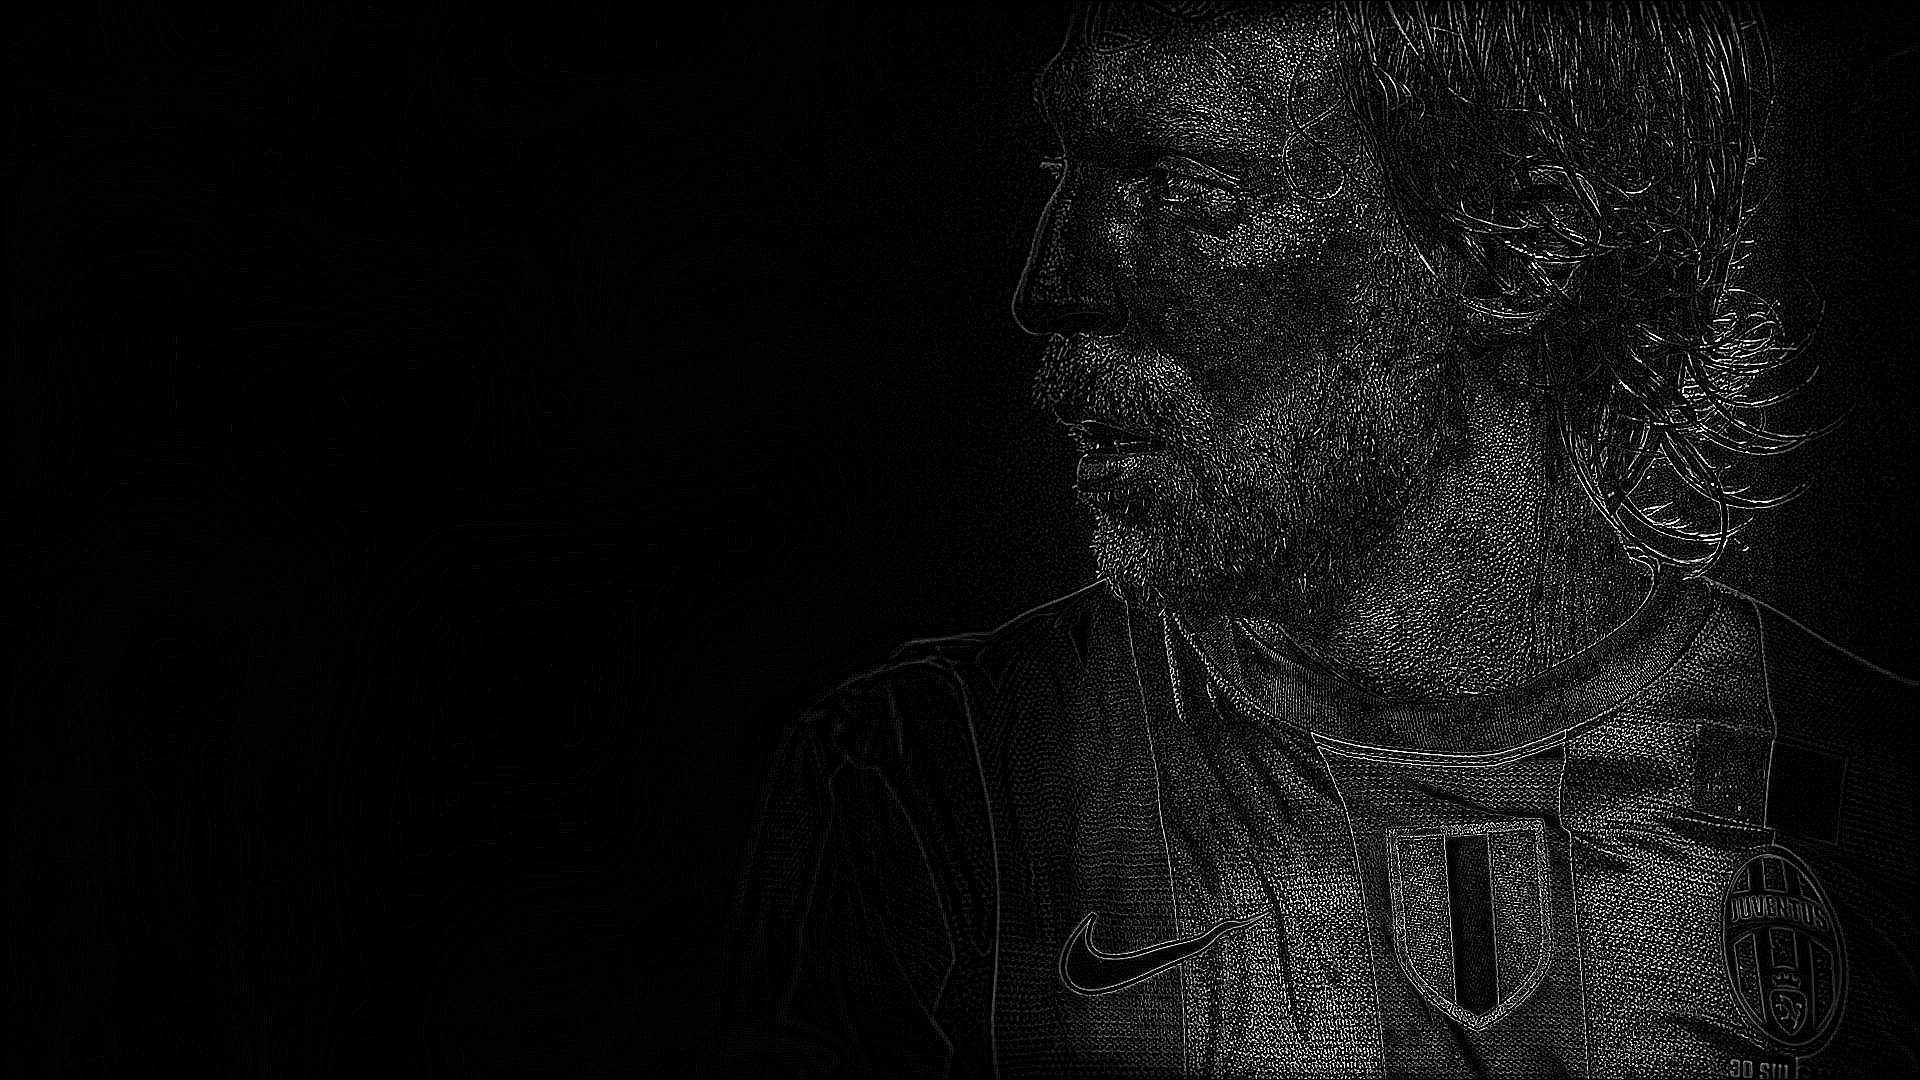

Here is the Python script that generated this plot:
from PIL import Image

img = Image.open("../input.png").convert("L")
w, h = img.size
pix = img.load()

kernel = [
    [-1,-1,-1],
    [-1, 8,-1],
    [-1,-1,-1]
]

out = Image.new("L",(w,h))
out_pix = out.load()

for x in range(1, w-1):
    for y in range(1, h-1):
        s = 0
        for i in range(3):
            for j in range(3):
                s += pix[x+i-1, y+j-1] * kernel[i][j]

        out_pix[x,y] = max(0, min(255, int(s)))

out.save("correlation.png")
